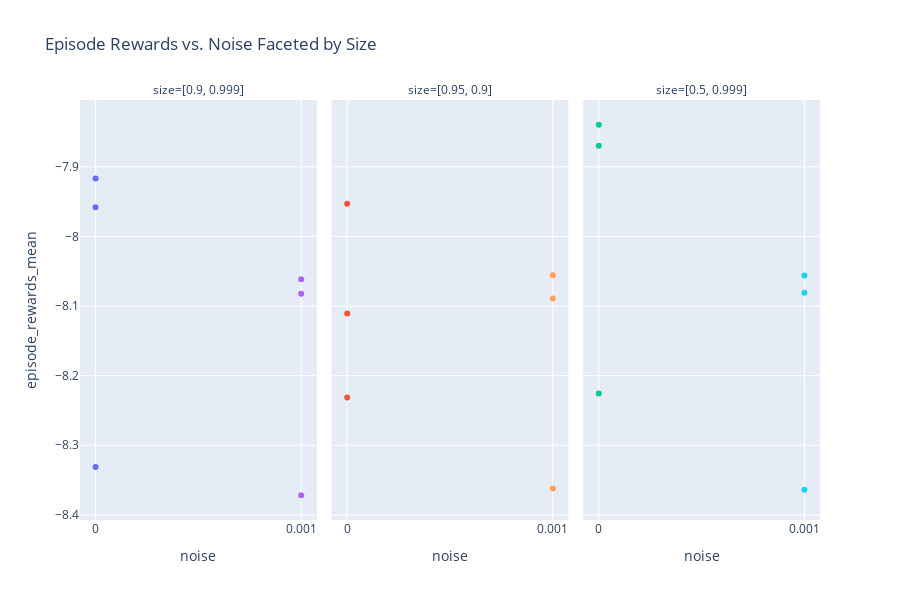

The cell this chart's notebook holds for it:
### Code cell
import plotly.express as px

# Define readable names for selected hyperparams
readable_names = {
    hyperparam_columns[0]: "noise",
    hyperparam_columns[1]: "size"
}

# Rename columns in a copy of the dataframe
plot_df = sub_df.rename(columns=readable_names)

# Assign new column names
x_col = "noise"
y_col = "episode_rewards_mean"
facet_col = "size"

# Plot
fig = px.scatter(
    plot_df,
    x=x_col,
    y=y_col,
    color="experiment_name",  # Optional: color by experiment
    facet_col=facet_col,
    title="Episode Rewards vs. Noise Faceted by Size",
    height=600
)

fig.update_layout(showlegend=False)
fig.show()

### Figure 1 — Plotly figure (JSON) as saved in the notebook; plotly's stock layout.template omitted (floating-point values rounded to 4 significant figures)
{"data": [{"hovertemplate": "experiment_name=0000_optim.args_.weight_decay_0__optim.args_.betas__0.9__0.999___optim.args_.lr_1e-05<br>size=[0.9, 0.999]<br>noise=%{x}<br>episode_rewards_mean=%{y}<extra></extra>", "legendgroup": "0000_optim.args_.weight_decay_0__optim.args_.betas__0.9__0.999___optim.args_.lr_1e-05", "marker": {"color": "#636efa", "symbol": "circle"}, "mode": "markers", "name": "0000_optim.args_.weight_decay_0__optim.args_.betas__0.9__0.999___optim.args_.lr_1e-05", "orientation": "v", "showlegend": true, "type": "scatter", "x": ["0", "0", "0"], "xaxis": "x", "y": [-7.917, -8.331, -7.958], "yaxis": "y"}, {"hovertemplate": "experiment_name=0001_optim.args_.weight_decay_0__optim.args_.betas__0.95__0.9___optim.args_.lr_1e-05<br>size=[0.95, 0.9]<br>noise=%{x}<br>episode_rewards_mean=%{y}<extra></extra>", "legendgroup": "0001_optim.args_.weight_decay_0__optim.args_.betas__0.95__0.9___optim.args_.lr_1e-05", "marker": {"color": "#EF553B", "symbol": "circle"}, "mode": "markers", "name": "0001_optim.args_.weight_decay_0__optim.args_.betas__0.95__0.9___optim.args_.lr_1e-05", "orientation": "v", "showlegend": true, "type": "scatter", "x": ["0", "0", "0"], "xaxis": "x2", "y": [-8.111, -8.231, -7.953], "yaxis": "y2"}, {"hovertemplate": "experiment_name=0002_optim.args_.weight_decay_0__optim.args_.betas__0.5__0.999___optim.args_.lr_1e-05<br>size=[0.5, 0.999]<br>noise=%{x}<br>episode_rewards_mean=%{y}<extra></extra>", "legendgroup": "0002_optim.args_.weight_decay_0__optim.args_.betas__0.5__0.999___optim.args_.lr_1e-05", "marker": {"color": "#00cc96", "symbol": "circle"}, "mode": "markers", "name": "0002_optim.args_.weight_decay_0__optim.args_.betas__0.5__0.999___optim.args_.lr_1e-05", "orientation": "v", "showlegend": true, "type": "scatter", "x": ["0", "0", "0"], "xaxis": "x3", "y": [-7.87, -8.226, -7.84], "yaxis": "y3"}, {"hovertemplate": "experiment_name=0003_optim.args_.weight_decay_0.001__optim.args_.betas__0.9__0.999___optim.args_.lr_1e-05<br>size=[0.9, 0.999]<br>noise=%{x}<br>episode_rewards_mean=%{y}<extra></extra>", "legendgroup": "0003_optim.args_.weight_decay_0.001__optim.args_.betas__0.9__0.999___optim.args_.lr_1e-05", "marker": {"color": "#ab63fa", "symbol": "circle"}, "mode": "markers", "name": "0003_optim.args_.weight_decay_0.001__optim.args_.betas__0.9__0.999___optim.args_.lr_1e-05", "orientation": "v", "showlegend": true, "type": "scatter", "x": ["0.001", "0.001", "0.001"], "xaxis": "x", "y": [-8.061, -8.372, -8.082], "yaxis": "y"}, {"hovertemplate": "experiment_name=0004_optim.args_.weight_decay_0.001__optim.args_.betas__0.95__0.9___optim.args_.lr_1e-05<br>size=[0.95, 0.9]<br>noise=%{x}<br>episode_rewards_mean=%{y}<extra></extra>", "legendgroup": "0004_optim.args_.weight_decay_0.001__optim.args_.betas__0.95__0.9___optim.args_.lr_1e-05", "marker": {"color": "#FFA15A", "symbol": "circle"}, "mode": "markers", "name": "0004_optim.args_.weight_decay_0.001__optim.args_.betas__0.95__0.9___optim.args_.lr_1e-05", "orientation": "v", "showlegend": true, "type": "scatter", "x": ["0.001", "0.001", "0.001"], "xaxis": "x2", "y": [-8.056, -8.362, -8.089], "yaxis": "y2"}, {"hovertemplate": "experiment_name=0005_optim.args_.weight_decay_0.001__optim.args_.betas__0.5__0.999___optim.args_.lr_1e-05<br>size=[0.5, 0.999]<br>noise=%{x}<br>episode_rewards_mean=%{y}<extra></extra>", "legendgroup": "0005_optim.args_.weight_decay_0.001__optim.args_.betas__0.5__0.999___optim.args_.lr_1e-05", "marker": {"color": "#19d3f3", "symbol": "circle"}, "mode": "markers", "name": "0005_optim.args_.weight_decay_0.001__optim.args_.betas__0.5__0.999___optim.args_.lr_1e-05", "orientation": "v", "showlegend": true, "type": "scatter", "x": ["0.001", "0.001", "0.001"], "xaxis": "x3", "y": [-8.056, -8.364, -8.081], "yaxis": "y3"}], "layout": {"annotations": [{"font": {}, "showarrow": false, "text": "size=[0.9, 0.999]", "x": 0.16, "xanchor": "center", "xref": "paper", "y": 1, "yanchor": "bottom", "yref": "paper"}, {"font": {}, "showarrow": false, "text": "size=[0.95, 0.9]", "x": 0.5, "xanchor": "center", "xref": "paper", "y": 1, "yanchor": "bottom", "yref": "paper"}, {"font": {}, "showarrow": false, "text": "size=[0.5, 0.999]", "x": 0.84, "xanchor": "center", "xref": "paper", "y": 1, "yanchor": "bottom", "yref": "paper"}], "height": 600, "legend": {"title": {"text": "experiment_name"}, "tracegroupgap": 0}, "showlegend": false, "title": {"text": "Episode Rewards vs. Noise Faceted by Size"}, "xaxis": {"anchor": "y", "domain": [0, 0.32], "title": {"text": "noise"}}, "xaxis2": {"anchor": "y2", "domain": [0.34, 0.66], "matches": "x", "title": {"text": "noise"}}, "xaxis3": {"anchor": "y3", "domain": [0.68, 1.0], "matches": "x", "title": {"text": "noise"}}, "yaxis": {"anchor": "x", "domain": [0, 1], "title": {"text": "episode_rewards_mean"}}, "yaxis2": {"anchor": "x2", "domain": [0, 1], "matches": "y", "showticklabels": false}, "yaxis3": {"anchor": "x3", "domain": [0, 1], "matches": "y", "showticklabels": false}}}
